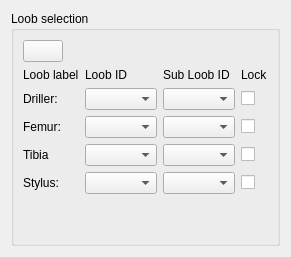
      <widget class="QWidget" name="General_settings">
       <attribute name="title">
        <string>General settings</string>
       </attribute>
       <layout class="QVBoxLayout" name="verticalLayout_20">
        <item>
         <widget class="QGroupBox" name="groupBox">
          <property name="title">
           <string>Loob selection</string>
          </property>
          <layout class="QVBoxLayout" name="verticalLayout_4">
           <item>
            <layout class="QHBoxLayout" name="horizontalLayout_34">
             <item>
              <widget class="QPushButton" name="pushButton_update_loob_list">
               <property name="text">
                <string/>
               </property>
               <property name="icon">
                <iconset>
                 <normaloff>../../../../../../.designer/backup/icon/refresh.png</normaloff>
                 <activeon>../../../../../../.designer/backup/icon/refresh.png</activeon>../../../../../../.designer/backup/icon/refresh.png</iconset>
               </property>
              </widget>
             </item>
             <item>
              <spacer name="horizontalSpacer_31">
               <property name="orientation">
                <enum>Qt::Horizontal</enum>
               </property>
               <property name="sizeHint" stdset="0">
                <size>
                 <width>40</width>
                 <height>20</height>
                </size>
               </property>
              </spacer>
             </item>
            </layout>
           </item>
           <item>
            <layout class="QGridLayout" name="gridLayout">
             <item row="3" column="1">
              <widget class="QComboBox" name="comboBox_loob_tibia">
               <property name="layoutDirection">
                <enum>Qt::LeftToRight</enum>
               </property>
              </widget>
             </item>
             <item row="4" column="3">
              <widget class="QCheckBox" name="checkBox_lock_stylus">
               <property name="text">
                <string/>
               </property>
              </widget>
             </item>
             <item row="3" column="3">
              <widget class="QCheckBox" name="checkBox_lock_tibia">
               <property name="text">
                <string/>
               </property>
              </widget>
             </item>
             <item row="4" column="1">
              <widget class="QComboBox" name="comboBox_loob_stylus">
               <property name="layoutDirection">
                <enum>Qt::LeftToRight</enum>
               </property>
              </widget>
             </item>
             <item row="1" column="0">
              <widget class="QLabel" name="label">
               <property name="text">
                <string>Driller:</string>
               </property>
              </widget>
             </item>
             <item row="0" column="2">
              <widget class="QLabel" name="label_24">
               <property name="text">
                <string>Sub Loob ID</string>
               </property>
              </widget>
             </item>
             <item row="1" column="3">
              <widget class="QCheckBox" name="checkBox_lock_driller">
               <property name="text">
                <string/>
               </property>
              </widget>
             </item>
             <item row="2" column="2">
              <widget class="QComboBox" name="comboBox_subloob_femur">
               <property name="layoutDirection">
                <enum>Qt::LeftToRight</enum>
               </property>
              </widget>
             </item>
             <item row="2" column="1">
              <widget class="QComboBox" name="comboBox_loob_femur">
               <property name="layoutDirection">
                <enum>Qt::LeftToRight</enum>
               </property>
              </widget>
             </item>
             <item row="4" column="0">
              <widget class="QLabel" name="label_23">
               <property name="text">
                <string>Stylus:</string>
               </property>
              </widget>
             </item>
             <item row="2" column="0">
              <widget class="QLabel" name="label_2">
               <property name="text">
                <string>Femur:</string>
               </property>
              </widget>
             </item>
             <item row="0" column="1">
              <widget class="QLabel" name="label_18">
               <property name="text">
                <string>Loob ID</string>
               </property>
              </widget>
             </item>
             <item row="3" column="2">
              <widget class="QComboBox" name="comboBox_subloob_tibia">
               <property name="layoutDirection">
                <enum>Qt::LeftToRight</enum>
               </property>
              </widget>
             </item>
             <item row="3" column="0">
              <widget class="QLabel" name="label_22">
               <property name="text">
                <string>Tibia</string>
               </property>
              </widget>
             </item>
             <item row="0" column="0">
              <widget class="QLabel" name="label_17">
               <property name="text">
                <string>Loob label</string>
               </property>
              </widget>
             </item>
             <item row="2" column="3">
              <widget class="QCheckBox" name="checkBox_lock_femur">
               <property name="text">
                <string/>
               </property>
              </widget>
             </item>
             <item row="4" column="2">
              <widget class="QComboBox" name="comboBox_subloob_stylus">
               <property name="layoutDirection">
                <enum>Qt::LeftToRight</enum>
               </property>
              </widget>
             </item>
             <item row="1" column="2">
              <widget class="QComboBox" name="comboBox_subloob_driller">
               <property name="layoutDirection">
                <enum>Qt::LeftToRight</enum>
               </property>
              </widget>
             </item>
             <item row="0" column="3">
              <widget class="QLabel" name="label_21">
               <property name="text">
                <string>Lock</string>
               </property>
              </widget>
             </item>
             <item row="1" column="1">
              <widget class="QComboBox" name="comboBox_loob_driller">
               <property name="layoutDirection">
                <enum>Qt::LeftToRight</enum>
               </property>
              </widget>
             </item>
            </layout>
           </item>
           <item>
            <spacer name="verticalSpacer_7">
             <property name="orientation">
              <enum>Qt::Vertical</enum>
             </property>
             <property name="sizeHint" stdset="0">
              <size>
               <width>20</width>
               <height>40</height>
              </size>
             </property>
            </spacer>
           </item>
          </layout>
         </widget>
        </item>
       </layout>
      </widget>
